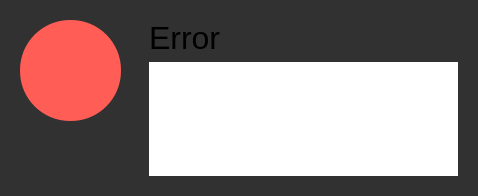
<?xml version="1.0" encoding="UTF-8"?>
<ui version="4.0">
 <class>Error</class>
 <widget class="QDialog" name="Error">
  <property name="geometry">
   <rect>
    <x>0</x>
    <y>0</y>
    <width>478</width>
    <height>196</height>
   </rect>
  </property>
  <property name="sizePolicy">
   <sizepolicy hsizetype="Fixed" vsizetype="Preferred">
    <horstretch>0</horstretch>
    <verstretch>0</verstretch>
   </sizepolicy>
  </property>
  <property name="minimumSize">
   <size>
    <width>478</width>
    <height>196</height>
   </size>
  </property>
  <property name="maximumSize">
   <size>
    <width>478</width>
    <height>196</height>
   </size>
  </property>
  <property name="windowTitle">
   <string>Dialog</string>
  </property>
  <property name="styleSheet">
   <string notr="true">QDialog {
	background-color: rgb(49, 49, 49);
}

QFrame {
	border: none;
}</string>
  </property>
  <layout class="QHBoxLayout" name="horizontalLayout">
   <property name="spacing">
    <number>10</number>
   </property>
   <item alignment="Qt::AlignTop">
    <widget class="QFrame" name="frame_2">
     <property name="frameShape">
      <enum>QFrame::StyledPanel</enum>
     </property>
     <property name="frameShadow">
      <enum>QFrame::Raised</enum>
     </property>
     <layout class="QVBoxLayout" name="verticalLayout_2">
      <item>
       <widget class="QPushButton" name="pushButton">
        <property name="sizePolicy">
         <sizepolicy hsizetype="Minimum" vsizetype="Fixed">
          <horstretch>75</horstretch>
          <verstretch>0</verstretch>
         </sizepolicy>
        </property>
        <property name="minimumSize">
         <size>
          <width>101</width>
          <height>101</height>
         </size>
        </property>
        <property name="maximumSize">
         <size>
          <width>101</width>
          <height>101</height>
         </size>
        </property>
        <property name="styleSheet">
         <string notr="true">background-color: rgb(255, 93, 86);
border-radius: 50%;
text-align: center;</string>
        </property>
        <property name="text">
         <string/>
        </property>
        <property name="icon">
         <iconset resource="resources.qrc">
          <normaloff>:/icons/icons/alert-triangle.svg</normaloff>:/icons/icons/alert-triangle.svg</iconset>
        </property>
        <property name="iconSize">
         <size>
          <width>40</width>
          <height>40</height>
         </size>
        </property>
        <property name="flat">
         <bool>true</bool>
        </property>
       </widget>
      </item>
     </layout>
    </widget>
   </item>
   <item>
    <widget class="QFrame" name="frame">
     <property name="frameShape">
      <enum>QFrame::StyledPanel</enum>
     </property>
     <property name="frameShadow">
      <enum>QFrame::Raised</enum>
     </property>
     <layout class="QVBoxLayout" name="verticalLayout">
      <item>
       <widget class="QLabel" name="title">
        <property name="font">
         <font>
          <pointsize>24</pointsize>
         </font>
        </property>
        <property name="text">
         <string>Error</string>
        </property>
       </widget>
      </item>
      <item>
       <widget class="QPlainTextEdit" name="message">
        <property name="font">
         <font>
          <pointsize>13</pointsize>
         </font>
        </property>
        <property name="undoRedoEnabled">
         <bool>false</bool>
        </property>
        <property name="readOnly">
         <bool>true</bool>
        </property>
        <property name="plainText">
         <string/>
        </property>
       </widget>
      </item>
     </layout>
    </widget>
   </item>
  </layout>
 </widget>
 <resources>
  <include location="resources.qrc"/>
 </resources>
 <connections/>
</ui>
